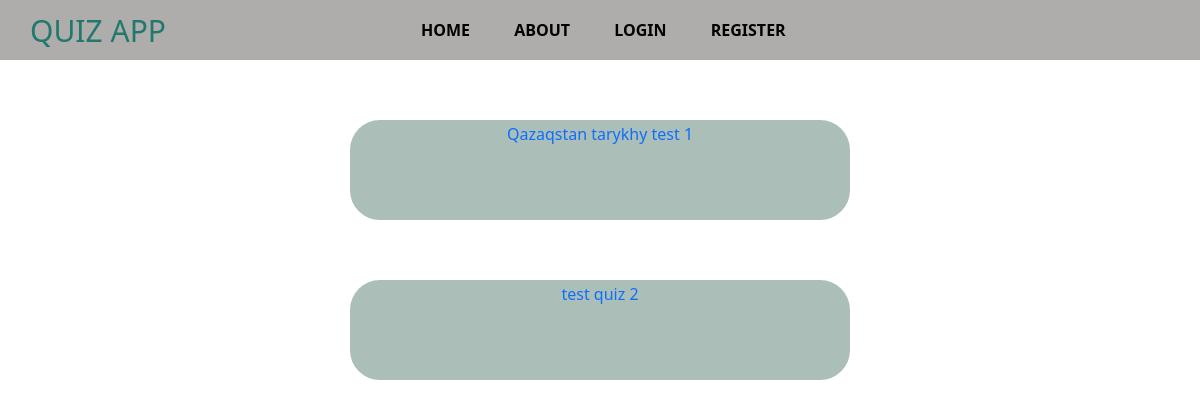
/, run on an earlier commit of the app's database.
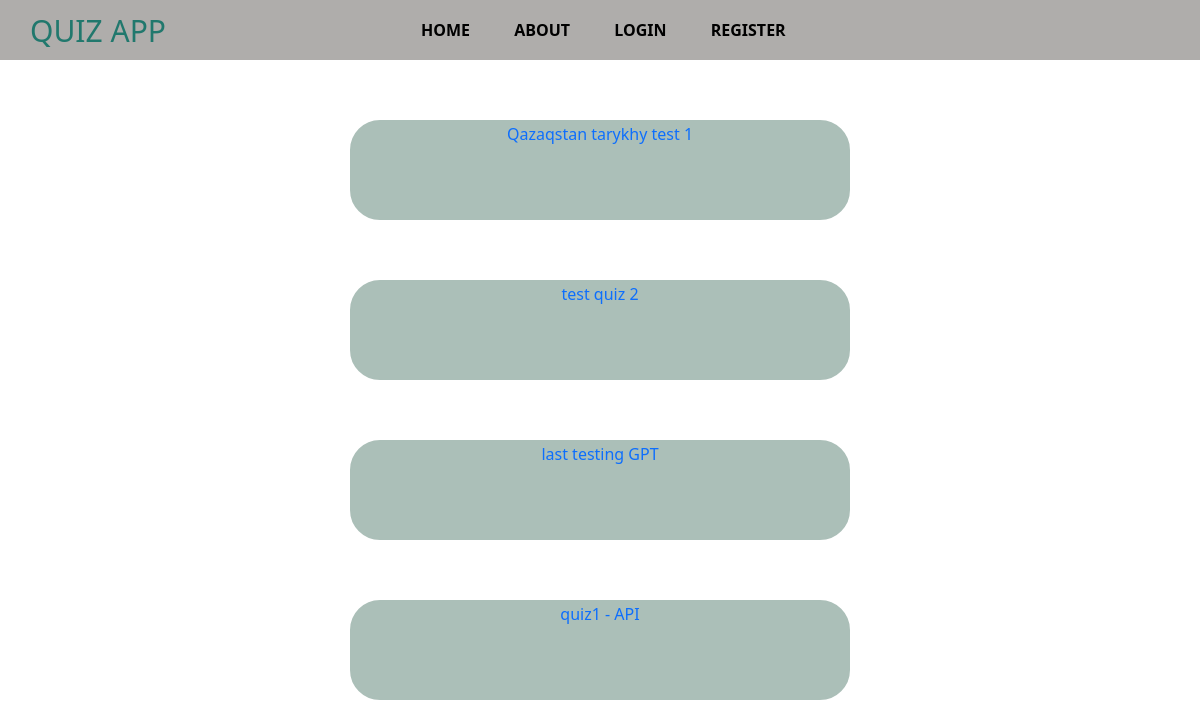
And on a later commit of the database.
### quiz_app/models.py (models this page shows, shortened)
class Quiz(models.Model):
    name = models.CharField(max_length=250)
    poster = models.ImageField(null=True, blank=True, upload_to="quiz/")
    author = models.CharField(null=True, blank=True, max_length=250)  # author
    users = models.ManyToManyField(User, through="Competition")
    created_at = models.DateTimeField(auto_now_add=True)
    def get_absolute_url(self):
        return reverse('show_quiz', kwargs={"pk": self.pk})

### quiz_app/views.py (the view)
# urls.py: path('', IndexView.as_view(), name='index'),
class IndexView(TemplateView):
    template_name = 'index.html'
    def get_context_data(self, **kwargs):
        context = super(IndexView, self).get_context_data(**kwargs)
        context['quizies'] = Quiz.objects.all()
        return context

### quiz_app/templates/index.html
{% extends 'base.html' %}
{% block basic %}
    <div class="quizzes">
        {% for quizy in quizies %}
            <div class="quizItem">
                <a href="{{ quizy.get_absolute_url }}">
                    {{ quizy.name }}
                </a>
            </div>
        {% endfor %}
    </div>
{% endblock %}

### quiz_app/templates/base.html (shortened to what this page needs)
<!doctype html>
<html lang="en">
<head>
    <link href="https://cdn.jsdelivr.net/npm/bootstrap@5.3.0-alpha3/dist/css/bootstrap.min.css" rel="stylesheet"
>
</head>
<body>
<div class="my_navbar">
    <div class="logo">QUIZ APP</div>
    <div class="navButtons">
        <a href="{% url 'index' %}" class="navButton">Home</a>
        <a href="{% url 'index' %}" class="navButton">About</a>
        {% if user.is_authenticated %}
            <a href="{% url 'create_quiz' %}" class="navButton">ADD QUIZ</a>
            <a href="{% url 'profile' %}" class="navButton">Profile</a>
            <a href="{% url 'myLogout' %}" class="navButton">logout</a>
            {% else %}
            <a href="{% url 'myLogin' %}" class="navButton">Login</a>
            <a href="{% url 'myRegister' %}" class="navButton">Register</a>
        {% endif %}
    </div>
</div>
{% block basic %}
{% endblock %}
</body>
</html>

### quiz_app/templates/base.html (style rules this page uses)
body { margin: 0; background-image: url("https://wallpaperaccess.com/full/2384075.jpg"); }
.my_navbar { background-color: #AFADAB; display: flex; justify-content: space-between; align-items: center; height: 60px; }
a { text-decoration: none; }
.logo { margin-left: 30px; width: 30%; color: #21786d; font-size: 30px; }
.navButtons { width: 70%; }
.navButton { color: black; font-weight: bold; margin-left: 40px; text-transform: uppercase; }
.quizItem { background-color: #ABBFB8; border: #ABBFB8 2px solid; border-radius: 30px; width: 500px; height: 100px; display: flex; flex-direction: column; align-items: center; margin-top: 60px; }
.quizzes { display: flex; flex-direction: column; justify-content: center; align-items: center; }

What changed in the data, as far as the page shows it:
added Quiz: name "last testing GPT"
added Quiz: name "quiz1 - API"
